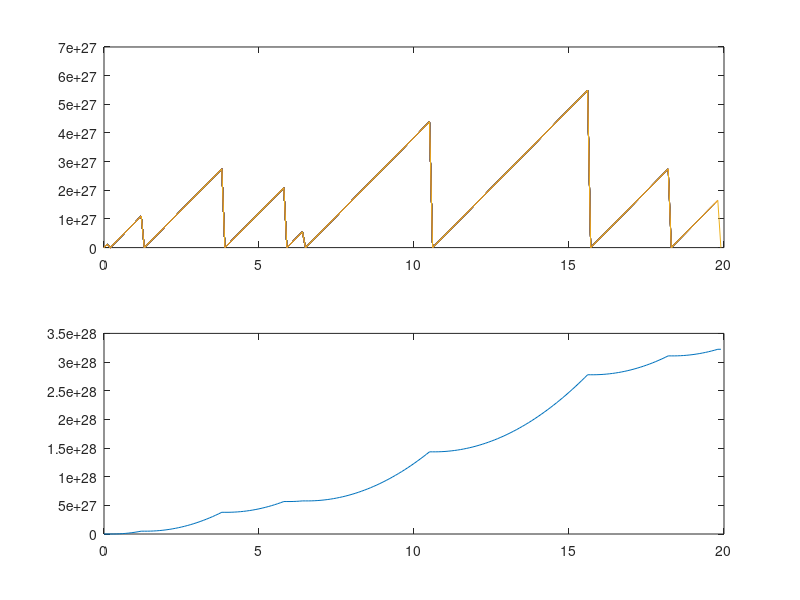

Here is the MATLAB script that generated this plot:
me = 9.11 * 10^(-31); %masss of e- (kg)
ts = 0.1; %sampling time (sec)
t_stop = 20; %stop time (sec)
ns = t_stop / ts;

F = 0.001; %force (N/m)
x = [0]; %initial position (m)
v = [0]; %initial velocity (m/s)
t = [0];
P = 5; %scattering posibility (%)

plot(t, v);
hold on;

for i=2:ns
    t(i) = ts*(i-1);
    pval = randi([1 100]);
    if pval <= 5
        x(i) = x(i-1);
        v(i) = 0;
    else
        x(i) = x(i-1) + ts*v(i-1);
        v(i) = v(i-1) + (F/me)*ts;
    end
    
    subplot(2, 1, 1);
    plot(t, v);
    hold on;
    subplot(2, 1, 2);
    plot(t, x);

    pause(ts);
end